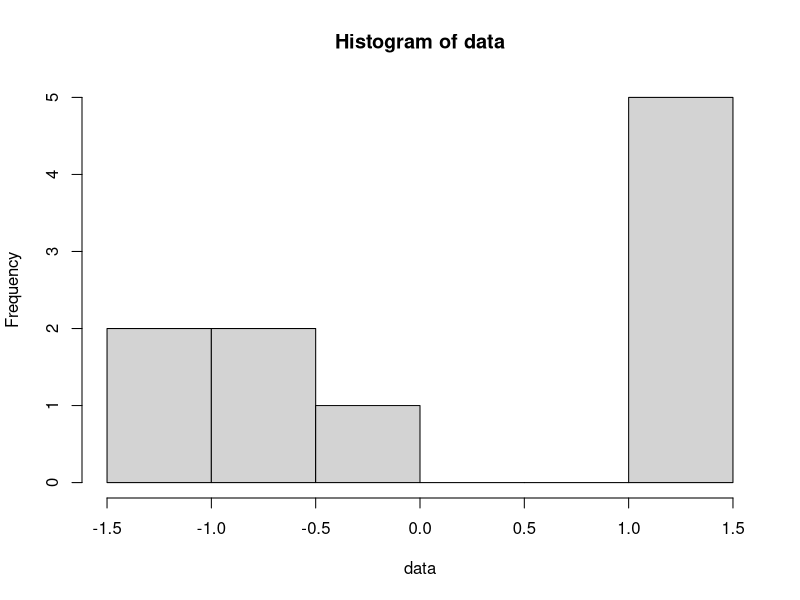
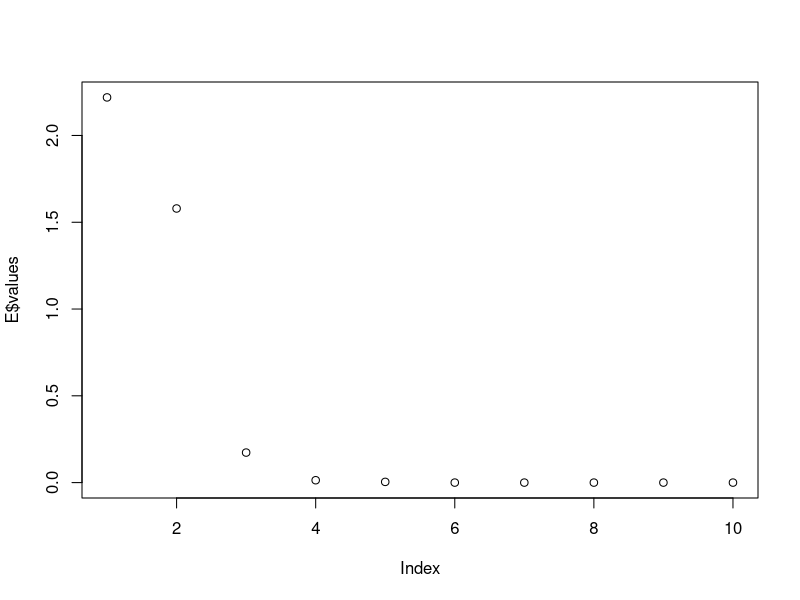
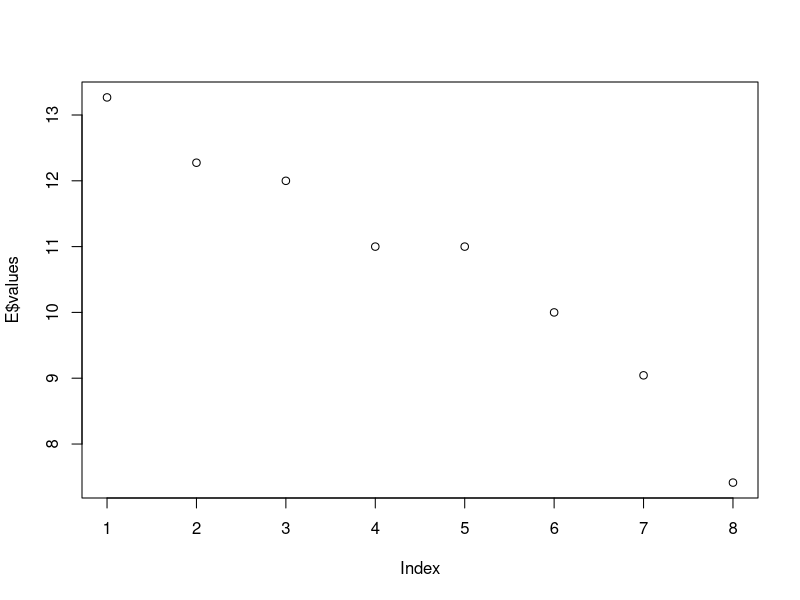

Here is the R script that generated these plots, in order:
gauss_ker = function(x,y,sigma){
  A = 1/sqrt(2*pi*sigma^2)
  B = exp(-(x-y)^2/(2*sigma^2))
  return(A*B)
}
sigma=0.5
clump1 = rnorm(5,1,sigma)
clump2 = rnorm(5,-1,sigma)
data = c(clump1,clump2)
hist(data)
n=length(data)
K = numeric(n*n); dim(K)=c(n,n)
for(i in 1:n){
  for (j in i:n) {
    K[i,j] = gauss_ker(data[i],data[j],1)
    K[j,i] = K[i,j]
  }
}
E =eigen(K)
plot(E$values)
# Make a HODLR matrix
n=8
A=matrix(0, nrow = n, ncol = n)
diag(A) = rbinom(n = n, size = 20, prob = 0.5 )
u = rnorm(1:(n/4),0,1)
v = rnorm(1:(n/4),0,1)
A[(n/2) + 1:(n/4), (n/2)+(n/4)+1:(n/4)] =  u%*%t(v)
A[(n/2)+ (n/4)+1:(n/4), (n/2) + 1:(n/4)] =  t(u%*%t(v))
E = eigen(A)
plot(E$values)
S = svd(A)